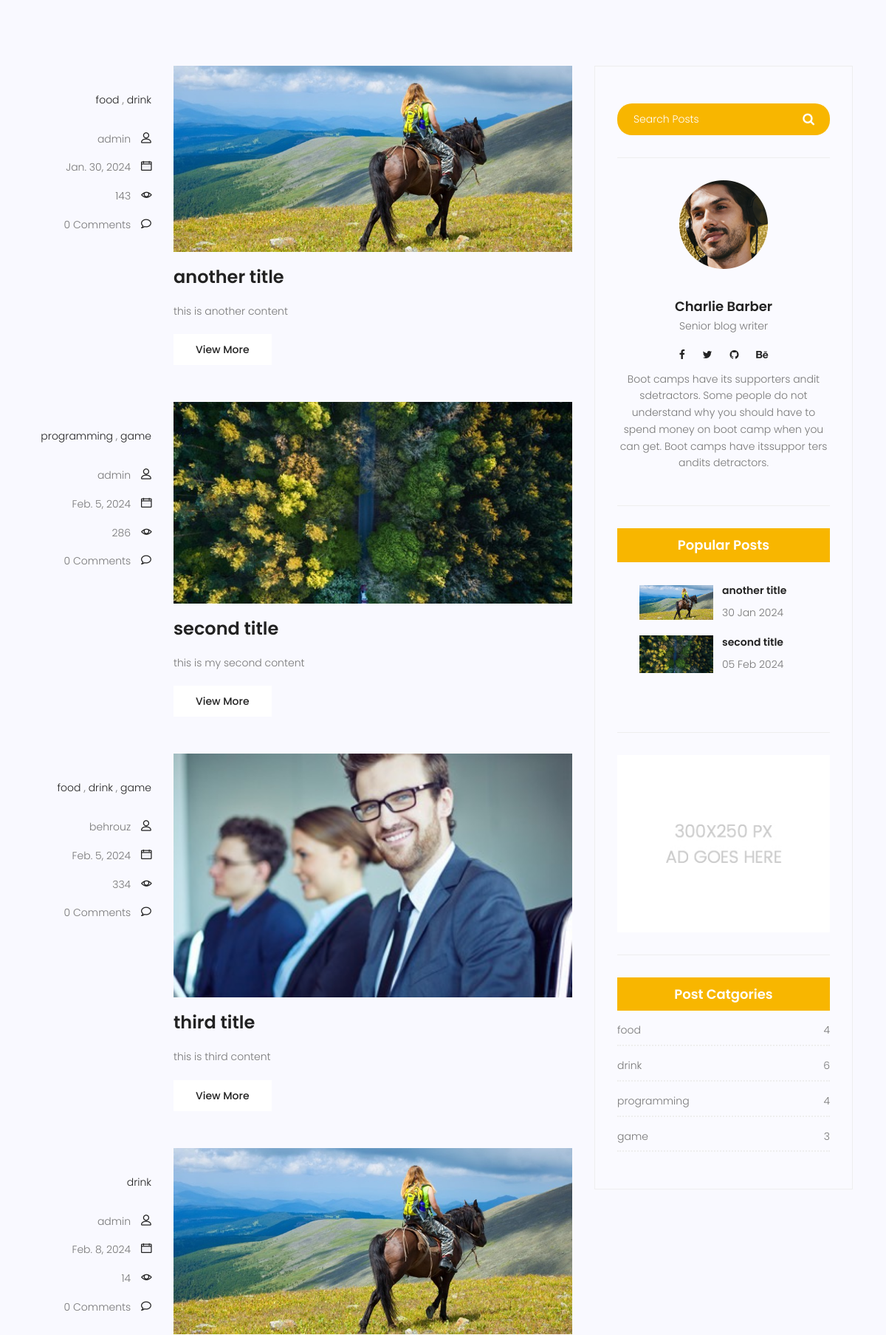
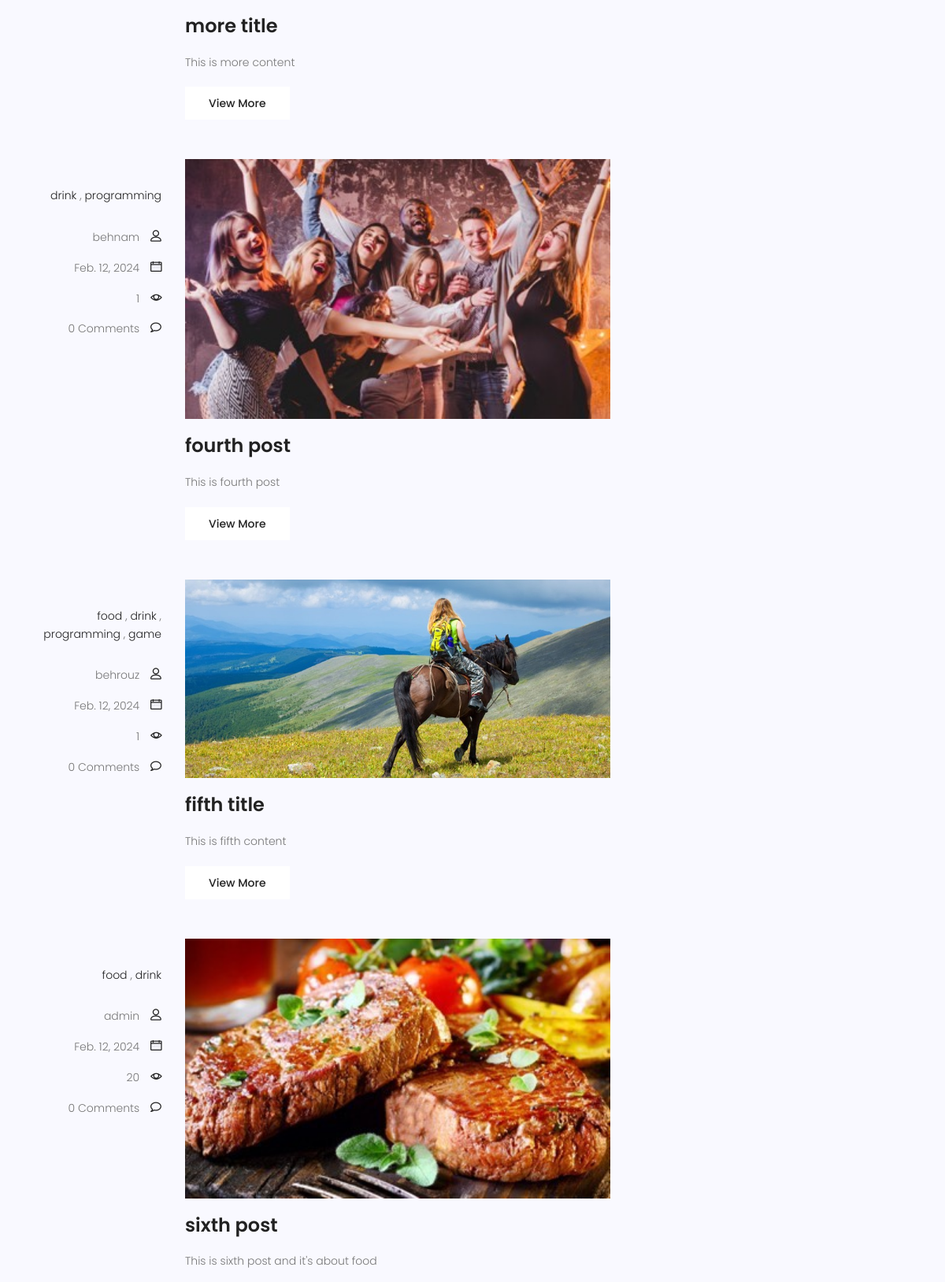
/blog/ (middle part), run on an earlier commit of the app's database (2 pictures, top to bottom).
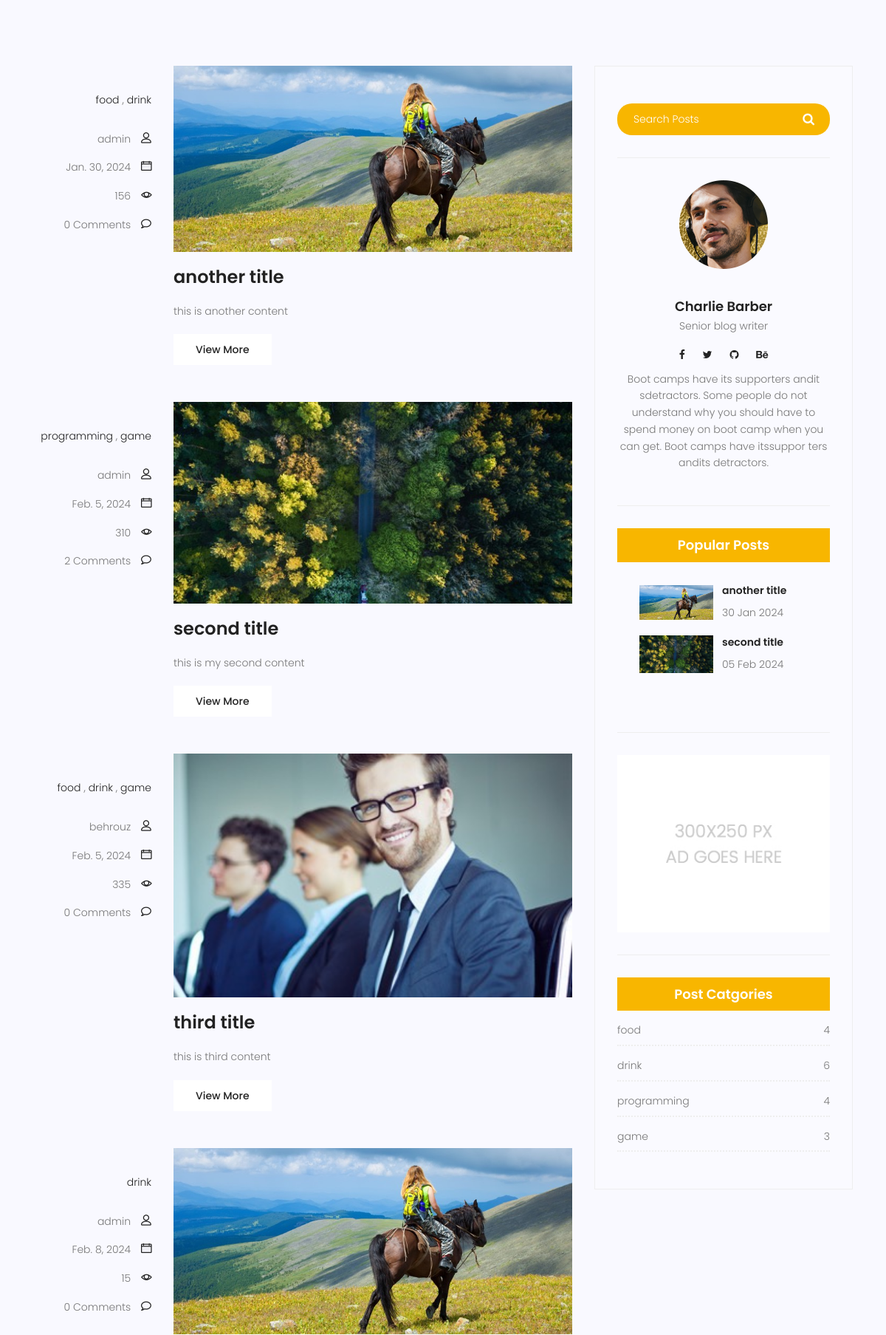
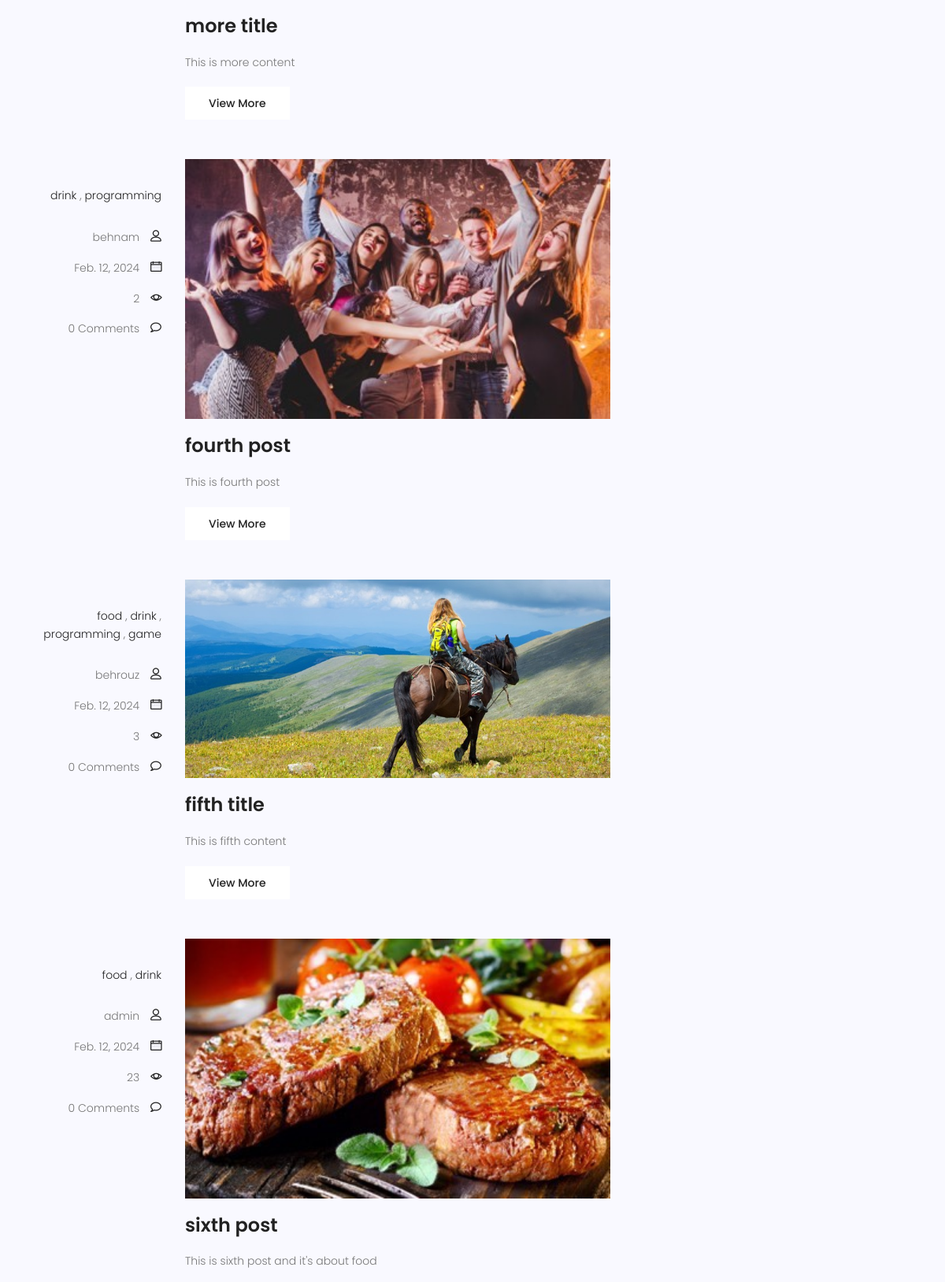
And on a later commit of the database (2 pictures, top to bottom).
### blog/models.py (models this page shows, shortened)
class Category(models.Model):
    name = models.CharField(max_length=250)
    def __str__(self):
        return self.name

class Post(models.Model):
    author = models.ForeignKey(User, on_delete=models.SET_NULL, null=True)
    image = models.ImageField(upload_to='blog/', default='blog/default.jpg')
    title = models.CharField(max_length=250)
    content = models.TextField()
    category = models.ManyToManyField(Category)
    tags = TaggableManager()
    counted_view = models.IntegerField(default = 0)
    status = models.BooleanField(default = False)
    published_date = models.DateTimeField(null=True)
    creaded_date = models.DateTimeField(auto_now_add = True)
    updated_date = models.DateTimeField(auto_now = True)
    class Meta:
        ordering = ['published_date']

### blog/views.py (the view)
# urls.py: path('', blog_page, name = 'index'),
def blog_page(request, cat_name=None, author_name=None, tag_name = None):
    posts = Post.objects.filter(status=True, published_date__lte=timezone.now())
    if cat_name:
        posts = posts.filter(category__name=cat_name, status=True, published_date__lte=timezone.now())
    if author_name:
        posts = posts.filter(author__username=author_name, status=True, published_date__lte=timezone.now())
    if tag_name:
        posts = posts.filter(tags__name=tag_name)
    context = {'posts': posts}
    return render(request, 'blog/blog-home.html', context)

### blog/templatetags/blog_tags.py (called while the page is built)
@register.inclusion_tag('blog/popular-posts.html')
def popular_post():
    posts = Post.objects.filter(status=1).order_by('published_date')[:2]
    return {'posts':posts}

@register.inclusion_tag('blog/post-category.html')
def post_category():
    posts = Post.objects.filter(status=1)
    categories = Category.objects.all()
    cat_dict = {}
    for name in categories:
        cat_dict[name] = posts.filter(category=name).count()
    return {'categories':cat_dict}

@register.simple_tag(name='comment_count')
def function(pid):
    post = Post.objects.get(pk=pid)
    return Comment.objects.filter(post=post.id, approved=True).count()

### templates/blog/blog-home.html (shortened to what this page needs)
{% extends 'base.html' %}
{% load static %}
{% load blog_tags %}
{% load humanize %}
{% block content %}
<section class="top-category-widget-area pt-90 pb-90 ">
</section>
<section class="post-content-area">
	<div class="container">
		<div class="row">
			<div class="col-lg-8 posts-list">
				{% for post in posts %}
				<div class="single-post row">
					<div class="col-lg-3  col-md-3 meta-details">
						<ul class="tags">
							{% for cat in post.category.all %}
							<li><a href="{% url 'blog:category' cat_name=cat.name %}">{{cat.name}}</a></li>
							{% if not forloop.last %}
							,
							{% endif %}
							{% endfor %}
						</ul>
						<div class="user-details row">
							<p class="user-name col-lg-12 col-md-12 col-6"><a
									href="{% url 'blog:author' author_name=post.author.username %}">{{post.author}}</a>
								<span class="lnr lnr-user"></span></p>
							<p class="date col-lg-12 col-md-12 col-6"><a href="#">{{post.published_date|naturalday}}</a> <span
									class="lnr lnr-calendar-full"></span></p>
							<p class="view col-lg-12 col-md-12 col-6"><a href="#">{{post.counted_view}}</a> <span
									class="lnr lnr-eye"></span></p>
							<p class="comments col-lg-12 col-md-12 col-6"><a href="#">{% comment_count post.id %} Comments</a> <span
									class="lnr lnr-bubble"></span></p>
						</div>
					</div>
					<div class="col-lg-9 col-md-9 ">
						<div class="feature-img">
							<img class="img-fluid" src="{{post.image.url}}" alt="">
						</div>
						<a class="posts-title" href="{% url 'blog:single' pid=post.id %}">
							<h3>{{post.title}}</h3>
						</a>
						<p class="excert">
							{{post.content}}
						</p>
						<a href="{% url 'blog:single' pid=post.id %}" class="primary-btn">View More</a>
					</div>
				</div>
				{% endfor %}
			</div>
			<div class="col-lg-4 sidebar-widgets">
				<div class="widget-wrap">
					<div class="single-sidebar-widget search-widget">
						<form class="search-form" action="#">
							<input placeholder="Search Posts" name="search" type="text" onfocus="this.placeholder = ''"
								onblur="this.placeholder = 'Search Posts'">
							<button type="submit"><i class="fa fa-search"></i></button>
						</form>
					</div>
					<div class="single-sidebar-widget user-info-widget">
						<img src="{% static 'img/blog/user-info.png' %}" alt="">
						<a href="#">
							<h4>Charlie Barber</h4>
						</a>
						<p>
							Senior blog writer
						</p>
						<ul class="social-links">
							<li><a href="#"><i class="fa fa-facebook"></i></a></li>
							<li><a href="#"><i class="fa fa-twitter"></i></a></li>
							<li><a href="#"><i class="fa fa-github"></i></a></li>
							<li><a href="#"><i class="fa fa-behance"></i></a></li>
						</ul>
						<p>
							Boot camps have its supporters andit sdetractors. Some people do not understand why you
							should have to spend money on boot camp when you can get. Boot camps have itssuppor ters
							andits detractors.
						</p>
					</div>
					<div class="single-sidebar-widget popular-post-widget">
						<h4 class="popular-title">Popular Posts</h4>
						{% popular_post %}
					</div>
					<div class="single-sidebar-widget ads-widget">
						<a href="#"><img class="img-fluid" src="{% static 'img/blog/ads-banner.jpg' %}" alt=""></a>
					</div>
					{% post_category %}
				</div>
			</div>
		</div>
	</div>
</section>
{% endblock %}

### templates/base.html (shortened to what this page needs)
{% load static %}
<!DOCTYPE html>
<html lang="zxx" class="no-js">
<head>
    <link rel="stylesheet" href="{% static 'css/linearicons.css' %}">
    <link rel="stylesheet" href="{% static 'css/font-awesome.min.css' %}">
    <link rel="stylesheet" href="{% static 'css/bootstrap.css' %}">
    <link rel="stylesheet" href="{% static 'css/magnific-popup.css' %}">
    <link rel="stylesheet" href="{% static 'css/jquery-ui.css' %}">
    <link rel="stylesheet" href="{% static 'css/nice-select.css' %}">
    <link rel="stylesheet" href="{% static 'css/animate.min.css' %}">
    <link rel="stylesheet" href="{% static 'css/owl.carousel.css' %}">
    <link rel="stylesheet" href="{% static 'css/main.css' %}">
</head>
<body>
    {% block content %}
    {% endblock %}
</body>
</html>

### templates/blog/popular-posts.html
{% load static %}
<div class="single-sidebar-widget popular-post-widget">
    <div class="popular-post-list">
        {% for post in posts %}
        <div class="single-post-list d-flex flex-row align-items-center">
            <div class="thumb">
                <img class="img-fluid" src="{{post.image.url}}" alt="">
            </div>
            <div class="details">
                <a href="{% url 'blog:single' pid=post.id %}">
                    <h6>{{post.title}}</h6>
                </a>
                <p>{{post.published_date|date:'d M Y'}}</p>
            </div>
        </div>
        {% endfor %}
    </div>
</div>

### templates/blog/post-category.html
<div class="single-sidebar-widget post-category-widget">
    <h4 class="category-title">Post Catgories</h4>
    <ul class="cat-list">
        {% for name,count in categories.items %}
        <li>
            <a href="{% url 'blog:category' cat_name=name %}" class="d-flex justify-content-between">
                <p>{{name}}</p>
                <p>{{count}}</p>
            </a>
        </li>
        {% endfor %}
    </ul>
</div>

What changed in the data, as far as the page shows it:
changed Post "another title": counted_view "143" → "156"
changed Post "second title": counted_view "286" → "310"; id "0" → "2"
changed Post "third title": counted_view "334" → "335"
changed Post "more title": counted_view "14" → "15"
changed Post "fourth post": counted_view "1" → "2"
changed Post "fifth title": counted_view "1" → "3"
changed Post "sixth post": counted_view "20" → "23"
